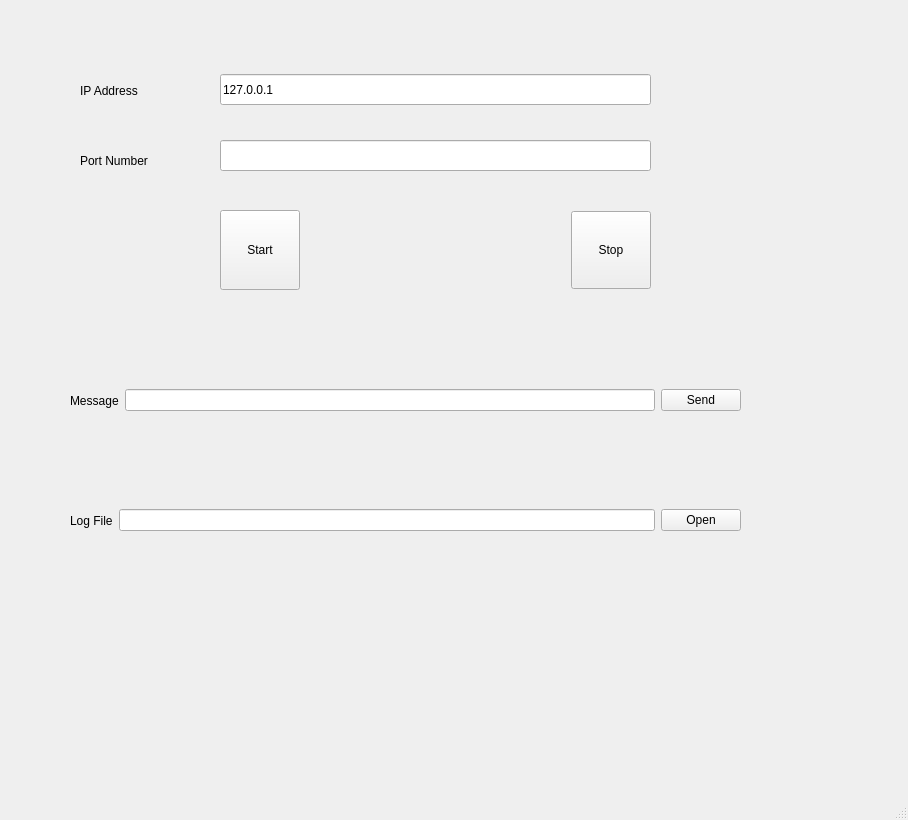
<?xml version="1.0" encoding="UTF-8"?>
<ui version="4.0">
 <class>ChatServer</class>
 <widget class="QMainWindow" name="ChatServer">
  <property name="geometry">
   <rect>
    <x>0</x>
    <y>0</y>
    <width>908</width>
    <height>820</height>
   </rect>
  </property>
  <property name="windowTitle">
   <string>ChatServer</string>
  </property>
  <widget class="QWidget" name="centralwidget">
   <widget class="QLabel" name="label">
    <property name="geometry">
     <rect>
      <x>80</x>
      <y>70</y>
      <width>81</width>
      <height>41</height>
     </rect>
    </property>
    <property name="text">
     <string>IP Address</string>
    </property>
   </widget>
   <widget class="QLabel" name="label_2">
    <property name="geometry">
     <rect>
      <x>80</x>
      <y>140</y>
      <width>91</width>
      <height>41</height>
     </rect>
    </property>
    <property name="text">
     <string>Port Number</string>
    </property>
   </widget>
   <widget class="QLineEdit" name="lineEditIP">
    <property name="geometry">
     <rect>
      <x>220</x>
      <y>74</y>
      <width>431</width>
      <height>31</height>
     </rect>
    </property>
    <property name="text">
     <string>127.0.0.1</string>
    </property>
   </widget>
   <widget class="QLineEdit" name="lineEditPort">
    <property name="geometry">
     <rect>
      <x>220</x>
      <y>140</y>
      <width>431</width>
      <height>31</height>
     </rect>
    </property>
   </widget>
   <widget class="QWidget" name="horizontalLayoutWidget">
    <property name="geometry">
     <rect>
      <x>220</x>
      <y>210</y>
      <width>431</width>
      <height>80</height>
     </rect>
    </property>
    <layout class="QHBoxLayout" name="horizontalLayout">
     <item alignment="Qt::AlignLeft">
      <widget class="QPushButton" name="btnStart">
       <property name="sizePolicy">
        <sizepolicy hsizetype="Preferred" vsizetype="Preferred">
         <horstretch>0</horstretch>
         <verstretch>0</verstretch>
        </sizepolicy>
       </property>
       <property name="text">
        <string>Start</string>
       </property>
      </widget>
     </item>
     <item alignment="Qt::AlignRight">
      <widget class="QPushButton" name="btnStop">
       <property name="sizePolicy">
        <sizepolicy hsizetype="Preferred" vsizetype="Preferred">
         <horstretch>0</horstretch>
         <verstretch>0</verstretch>
        </sizepolicy>
       </property>
       <property name="maximumSize">
        <size>
         <width>211</width>
         <height>78</height>
        </size>
       </property>
       <property name="text">
        <string>Stop</string>
       </property>
      </widget>
     </item>
    </layout>
   </widget>
   <widget class="QWidget" name="horizontalLayoutWidget_2">
    <property name="geometry">
     <rect>
      <x>70</x>
      <y>360</y>
      <width>671</width>
      <height>81</height>
     </rect>
    </property>
    <layout class="QHBoxLayout" name="horizontalLayout_2">
     <item>
      <widget class="QLabel" name="label_3">
       <property name="text">
        <string>Message</string>
       </property>
      </widget>
     </item>
     <item>
      <widget class="QLineEdit" name="lineEditText"/>
     </item>
     <item>
      <widget class="QPushButton" name="btnSend">
       <property name="text">
        <string>Send</string>
       </property>
      </widget>
     </item>
    </layout>
   </widget>
   <widget class="QWidget" name="horizontalLayoutWidget_3">
    <property name="geometry">
     <rect>
      <x>70</x>
      <y>480</y>
      <width>671</width>
      <height>81</height>
     </rect>
    </property>
    <layout class="QHBoxLayout" name="horizontalLayout_3">
     <item>
      <widget class="QLabel" name="label_4">
       <property name="text">
        <string>Log File</string>
       </property>
      </widget>
     </item>
     <item>
      <widget class="QLineEdit" name="lineEditText_2"/>
     </item>
     <item>
      <widget class="QPushButton" name="btnOpen">
       <property name="text">
        <string>Open</string>
       </property>
      </widget>
     </item>
    </layout>
   </widget>
  </widget>
  <widget class="QMenuBar" name="menubar">
   <property name="geometry">
    <rect>
     <x>0</x>
     <y>0</y>
     <width>908</width>
     <height>22</height>
    </rect>
   </property>
  </widget>
  <widget class="QStatusBar" name="statusbar"/>
 </widget>
 <resources/>
 <connections/>
</ui>
